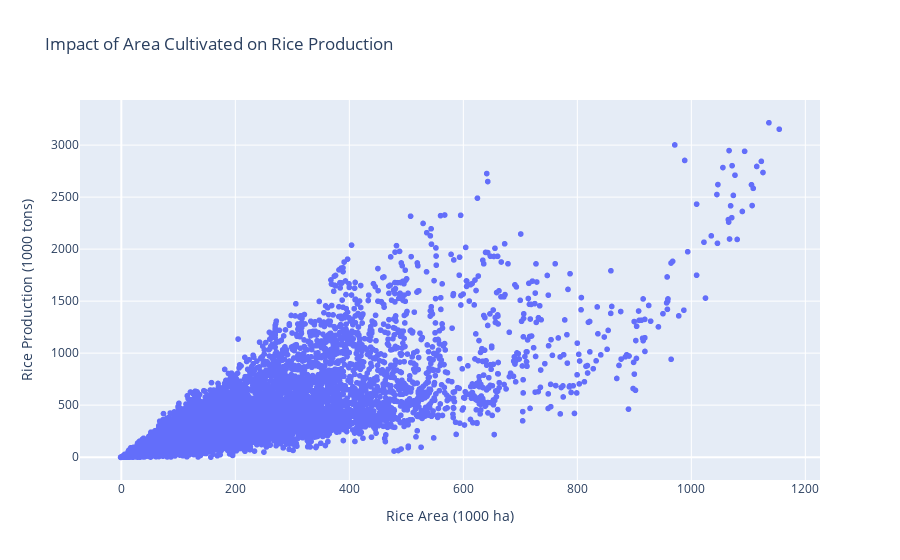
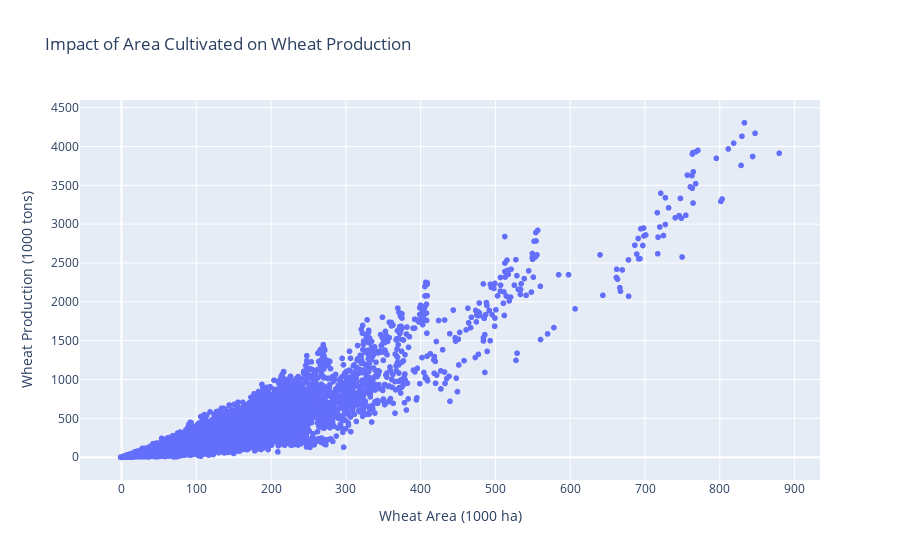
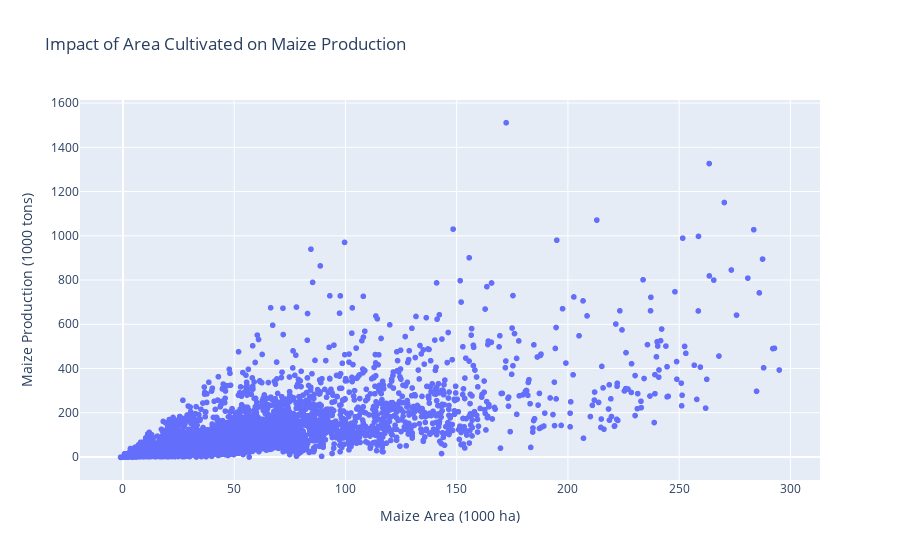

Notebook code for these charts, in order:
### Code cell
# Impact of Area Cultivated on Production (Rice, Wheat, Maize) (Scatter Plot)
#This will show the impact of area cultivated on production for rice, wheat, and maize.

# Filter relevant columns for rice, wheat, and maize
df_area_prod = df[['State Name', 'RICE AREA (1000 ha)', 'RICE PRODUCTION (1000 tons)', 
                   'WHEAT AREA (1000 ha)', 'WHEAT PRODUCTION (1000 tons)', 
                   'MAIZE AREA (1000 ha)', 'MAIZE PRODUCTION (1000 tons)']]

# Scatter plot for rice area vs rice production, wheat area vs wheat production, and maize area vs maize production
fig = px.scatter(df_area_prod, x='RICE AREA (1000 ha)', y='RICE PRODUCTION (1000 tons)', 
                 title="Impact of Area Cultivated on Rice Production",
                 labels={'RICE AREA (1000 ha)': 'Rice Area (1000 ha)', 'RICE PRODUCTION (1000 tons)': 'Rice Production (1000 tons)'})
fig.show()

fig = px.scatter(df_area_prod, x='WHEAT AREA (1000 ha)', y='WHEAT PRODUCTION (1000 tons)', 
                 title="Impact of Area Cultivated on Wheat Production",
                 labels={'WHEAT AREA (1000 ha)': 'Wheat Area (1000 ha)', 'WHEAT PRODUCTION (1000 tons)': 'Wheat Production (1000 tons)'})
fig.show()

fig = px.scatter(df_area_prod, x='MAIZE AREA (1000 ha)', y='MAIZE PRODUCTION (1000 tons)', 
                 title="Impact of Area Cultivated on Maize Production",
                 labels={'MAIZE AREA (1000 ha)': 'Maize Area (1000 ha)', 'MAIZE PRODUCTION (1000 tons)': 'Maize Production (1000 tons)'})
fig.show()

### Figure 1 — Plotly figure (JSON) as saved in the notebook; plotly's stock layout.template omitted (floating-point values rounded to 4 significant figures; data arrays with more than 128 entries replaced by an {"elided": "..."} marker saying what was removed)
{"data": [{"hovertemplate": "Rice Area (1000 ha)=%{x}<br>Rice Production (1000 tons)=%{y}<extra></extra>", "legendgroup": "", "marker": {"color": "#636efa", "symbol": "circle"}, "mode": "markers", "name": "", "showlegend": false, "type": "scattergl", "x": {"elided": "16146 float values"}, "xaxis": "x", "y": {"elided": "16146 float values"}, "yaxis": "y"}], "layout": {"legend": {"tracegroupgap": 0}, "title": {"text": "Impact of Area Cultivated on Rice Production"}, "xaxis": {"anchor": "y", "domain": [0, 1], "title": {"text": "Rice Area (1000 ha)"}}, "yaxis": {"anchor": "x", "domain": [0, 1], "title": {"text": "Rice Production (1000 tons)"}}}}

### Figure 2 — Plotly figure (JSON) as saved in the notebook; plotly's stock layout.template omitted (floating-point values rounded to 4 significant figures; data arrays with more than 128 entries replaced by an {"elided": "..."} marker saying what was removed)
{"data": [{"hovertemplate": "Wheat Area (1000 ha)=%{x}<br>Wheat Production (1000 tons)=%{y}<extra></extra>", "legendgroup": "", "marker": {"color": "#636efa", "symbol": "circle"}, "mode": "markers", "name": "", "showlegend": false, "type": "scattergl", "x": {"elided": "16146 float values"}, "xaxis": "x", "y": {"elided": "16146 float values"}, "yaxis": "y"}], "layout": {"legend": {"tracegroupgap": 0}, "title": {"text": "Impact of Area Cultivated on Wheat Production"}, "xaxis": {"anchor": "y", "domain": [0, 1], "title": {"text": "Wheat Area (1000 ha)"}}, "yaxis": {"anchor": "x", "domain": [0, 1], "title": {"text": "Wheat Production (1000 tons)"}}}}

### Figure 3 — Plotly figure (JSON) as saved in the notebook; plotly's stock layout.template omitted (floating-point values rounded to 4 significant figures; data arrays with more than 128 entries replaced by an {"elided": "..."} marker saying what was removed)
{"data": [{"hovertemplate": "Maize Area (1000 ha)=%{x}<br>Maize Production (1000 tons)=%{y}<extra></extra>", "legendgroup": "", "marker": {"color": "#636efa", "symbol": "circle"}, "mode": "markers", "name": "", "showlegend": false, "type": "scattergl", "x": {"elided": "16146 float values"}, "xaxis": "x", "y": {"elided": "16146 float values"}, "yaxis": "y"}], "layout": {"legend": {"tracegroupgap": 0}, "title": {"text": "Impact of Area Cultivated on Maize Production"}, "xaxis": {"anchor": "y", "domain": [0, 1], "title": {"text": "Maize Area (1000 ha)"}}, "yaxis": {"anchor": "x", "domain": [0, 1], "title": {"text": "Maize Production (1000 tons)"}}}}
